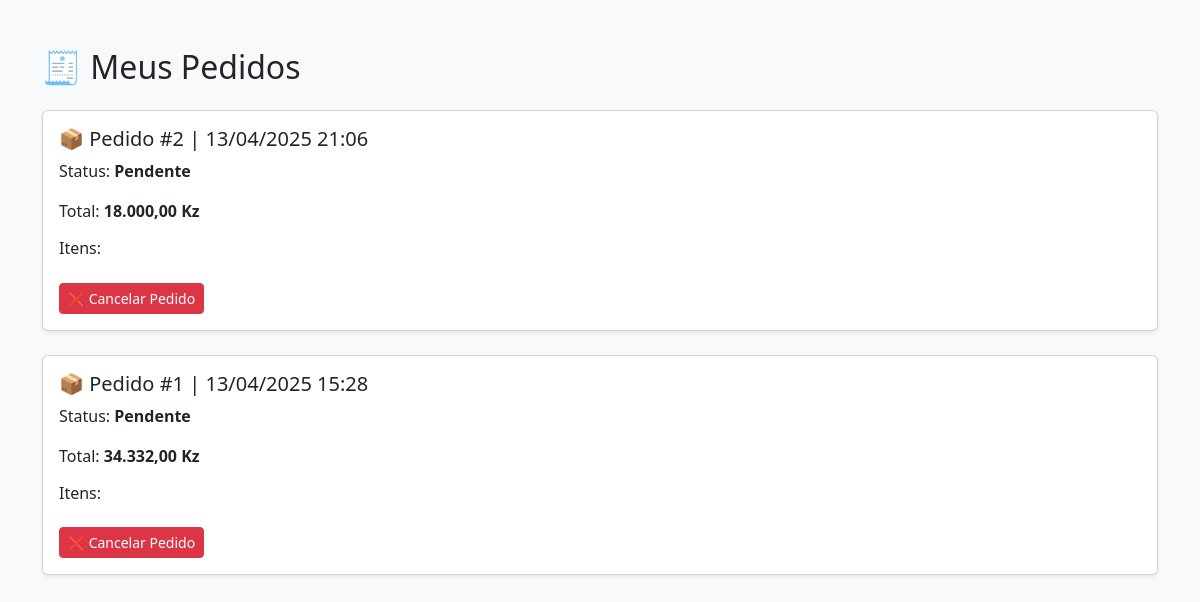
/meus_pedidos.php (signed in), run on the app's committed database.
### tables this page shows
CREATE TABLE `pedidos` (
  `id` int(11) NOT NULL,
  `id_usuario` int(11) DEFAULT NULL,
  `data_pedido` datetime DEFAULT current_timestamp(),
  `total` decimal(10,2) DEFAULT NULL,
  `status` varchar(20) DEFAULT 'pendente'
);

### meus_pedidos.php (the view, shortened to what this page needs)
<?php
include_once('conexao.php');
$id_usuario = $_SESSION['usuario_id'];
$sql = "SELECT * FROM pedidos WHERE id_usuario = ? ORDER BY data_pedido DESC";
$stmt = $conn->prepare($sql);
$stmt->bind_param("i", $id_usuario);
$stmt->execute();
$result = $stmt->get_result();
?>
<!DOCTYPE html>
<html lang="pt">
<head>
  <link href="https://cdn.jsdelivr.net/npm/bootstrap@5.3.2/dist/css/bootstrap.min.css" rel="stylesheet">
</head>
<body class="bg-light">
  <div class="container py-5">
    <h2 class="mb-4">🧾 Meus Pedidos</h2>
    <?php if ($result->num_rows > 0): ?>
      <?php while ($pedido = $result->fetch_assoc()): ?>
        <div class="card mb-4 shadow-sm">
          <div class="card-body">
            <h5>📦 Pedido #<?= $pedido['id'] ?> | <?= date('d/m/Y H:i', strtotime($pedido['data_pedido'])) ?></h5>
            <p>Status: <strong><?= ucfirst($pedido['status']) ?></strong></p>
            <p>Total: <strong><?= number_format($pedido['total'], 2, ',', '.') ?> Kz</strong></p>
            <h6>Itens:</h6>
            <?php if ($pedido['status'] === 'pendente'): ?>
              <a href="?cancelar=<?= $pedido['id'] ?>" class="btn btn-danger btn-sm mt-2">❌ Cancelar Pedido</a>
            <?php endif; ?>
          </div>
        </div>
      <?php endwhile; ?>
    <?php else: ?>
      <div class="alert alert-info">Você ainda não tem pedidos.</div>
    <?php endif; ?>
  </div>
</body>
</html>

### data on the page
pedidos: id "2", data_pedido "13/04/2025 21:06", status "Pendente", total "18.000,00"
pedidos: id "1", data_pedido "13/04/2025 15:28", status "Pendente", total "34.332,00"
